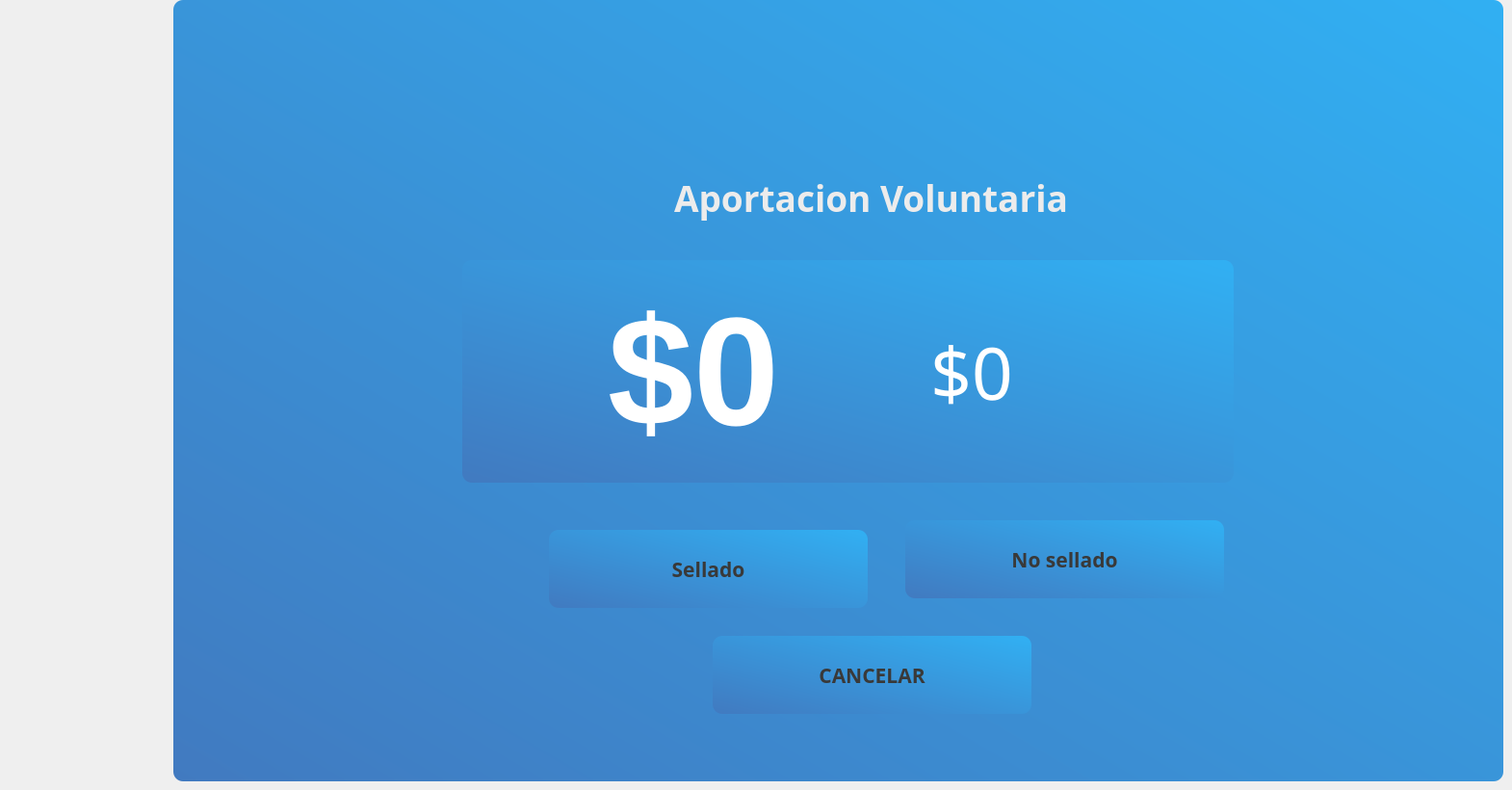
   <widget class="QWidget" name="page_16">
    <widget class="QGroupBox" name="gcobrar_6">
     <property name="geometry">
      <rect>
       <x>180</x>
       <y>0</y>
       <width>1381</width>
       <height>811</height>
      </rect>
     </property>
     <property name="styleSheet">
      <string notr="true">background-color: rgb(128, 128, 128);
background-color:qlineargradient(spread:pad, x1:1, y1:0, x2:0, y2:1, stop:0 rgba(49, 176, 243, 255), stop:1 rgba(65, 122, 192, 255));
border-radius:10%;</string>
     </property>
     <property name="title">
      <string/>
     </property>
     <widget class="QLabel" name="label_104">
      <property name="geometry">
       <rect>
        <x>-29</x>
        <y>-40</y>
        <width>251</width>
        <height>21</height>
       </rect>
      </property>
      <property name="font">
       <font>
        <family>Sans Serif</family>
        <pointsize>16</pointsize>
        <weight>75</weight>
        <italic>false</italic>
        <bold>true</bold>
       </font>
      </property>
      <property name="styleSheet">
       <string notr="true">background-color:transparent;
color:rgb(101, 179, 0)</string>
      </property>
      <property name="text">
       <string/>
      </property>
     </widget>
     <widget class="QWidget" name="layoutWidget_25">
      <property name="geometry">
       <rect>
        <x>300</x>
        <y>270</y>
        <width>801</width>
        <height>231</height>
       </rect>
      </property>
      <layout class="QGridLayout" name="gridLayout_16">
       <item row="0" column="1">
        <spacer name="horizontalSpacer_31">
         <property name="orientation">
          <enum>Qt::Horizontal</enum>
         </property>
         <property name="sizeHint" stdset="0">
          <size>
           <width>40</width>
           <height>20</height>
          </size>
         </property>
        </spacer>
       </item>
       <item row="0" column="5">
        <spacer name="horizontalSpacer_32">
         <property name="orientation">
          <enum>Qt::Horizontal</enum>
         </property>
         <property name="sizeHint" stdset="0">
          <size>
           <width>40</width>
           <height>20</height>
          </size>
         </property>
        </spacer>
       </item>
       <item row="0" column="2" colspan="2">
        <widget class="QLabel" name="valvol">
         <property name="sizePolicy">
          <sizepolicy hsizetype="MinimumExpanding" vsizetype="Preferred">
           <horstretch>0</horstretch>
           <verstretch>0</verstretch>
          </sizepolicy>
         </property>
         <property name="maximumSize">
          <size>
           <width>620</width>
           <height>16777212</height>
          </size>
         </property>
         <property name="font">
          <font>
           <family>Ubuntu</family>
           <pointsize>120</pointsize>
           <weight>75</weight>
           <italic>false</italic>
           <bold>true</bold>
          </font>
         </property>
         <property name="styleSheet">
          <string notr="true">background-color:transparent;
color:rgb(255, 255, 255);
border-radius:40%</string>
         </property>
         <property name="lineWidth">
          <number>3</number>
         </property>
         <property name="text">
          <string>$0</string>
         </property>
        </widget>
       </item>
       <item row="0" column="8">
        <widget class="QLabel" name="label_47">
         <property name="styleSheet">
          <string notr="true">background-color:transparent;</string>
         </property>
         <property name="text">
          <string/>
         </property>
        </widget>
       </item>
       <item row="0" column="6">
        <widget class="QLabel" name="lsegundoCosto">
         <property name="sizePolicy">
          <sizepolicy hsizetype="MinimumExpanding" vsizetype="Preferred">
           <horstretch>0</horstretch>
           <verstretch>0</verstretch>
          </sizepolicy>
         </property>
         <property name="maximumSize">
          <size>
           <width>620</width>
           <height>16777212</height>
          </size>
         </property>
         <property name="font">
          <font>
           <family>Sans</family>
           <pointsize>56</pointsize>
           <weight>50</weight>
           <italic>false</italic>
           <bold>false</bold>
          </font>
         </property>
         <property name="styleSheet">
          <string notr="true">background-color:transparent;
color:rgb(255, 255, 255);
border-radius:40%</string>
         </property>
         <property name="lineWidth">
          <number>3</number>
         </property>
         <property name="text">
          <string>$0</string>
         </property>
        </widget>
       </item>
       <item row="0" column="7">
        <spacer name="horizontalSpacer_33">
         <property name="orientation">
          <enum>Qt::Horizontal</enum>
         </property>
         <property name="sizeHint" stdset="0">
          <size>
           <width>40</width>
           <height>20</height>
          </size>
         </property>
        </spacer>
       </item>
      </layout>
     </widget>
     <widget class="QLabel" name="ltime_26">
      <property name="geometry">
       <rect>
        <x>520</x>
        <y>180</y>
        <width>451</width>
        <height>51</height>
       </rect>
      </property>
      <property name="font">
       <font>
        <family>Droid Sans</family>
        <pointsize>28</pointsize>
        <weight>75</weight>
        <italic>false</italic>
        <bold>true</bold>
       </font>
      </property>
      <property name="styleSheet">
       <string notr="true">background-color:transparent;
color:rgb(236, 236, 236);
</string>
      </property>
      <property name="text">
       <string>Aportacion Voluntaria</string>
      </property>
     </widget>
     <widget class="QPushButton" name="bconfirmaPropina">
      <property name="geometry">
       <rect>
        <x>390</x>
        <y>550</y>
        <width>331</width>
        <height>81</height>
       </rect>
      </property>
      <property name="font">
       <font>
        <family>Ubuntu Mono</family>
        <pointsize>16</pointsize>
        <weight>75</weight>
        <italic>false</italic>
        <bold>true</bold>
        <underline>false</underline>
       </font>
      </property>
      <property name="toolTip">
       <string>Ayuda</string>
      </property>
      <property name="whatsThis">
       <string extracomment="help"/>
      </property>
      <property name="styleSheet">
       <string notr="true">background-color: rgb(128, 128, 128);
background-color:rgb(220, 220, 220);
color:rgb(57, 57, 57);
background-color:qlineargradient(spread:pad, x1:1, y1:0, x2:0, y2:1, stop:0 rgba(49, 176, 243, 255), stop:1 rgba(65, 122, 192, 255));

border-radius:10%;</string>
      </property>
      <property name="text">
       <string>Sellado</string>
      </property>
      <property name="icon">
       <iconset>
        <normaloff>../iconos/tick.png</normaloff>../iconos/tick.png</iconset>
      </property>
      <property name="iconSize">
       <size>
        <width>40</width>
        <height>40</height>
       </size>
      </property>
      <property name="toolTipDuration" stdset="0">
       <number>3</number>
      </property>
     </widget>
     <widget class="QPushButton" name="bsinsello">
      <property name="geometry">
       <rect>
        <x>760</x>
        <y>540</y>
        <width>331</width>
        <height>81</height>
       </rect>
      </property>
      <property name="font">
       <font>
        <family>Ubuntu Mono</family>
        <pointsize>16</pointsize>
        <weight>75</weight>
        <italic>false</italic>
        <bold>true</bold>
        <underline>false</underline>
       </font>
      </property>
      <property name="toolTip">
       <string>Ayuda</string>
      </property>
      <property name="whatsThis">
       <string extracomment="help"/>
      </property>
      <property name="styleSheet">
       <string notr="true">background-color: rgb(128, 128, 128);
background-color:rgb(220, 220, 220);
color:rgb(57, 57, 57);
background-color:qlineargradient(spread:pad, x1:1, y1:0, x2:0, y2:1, stop:0 rgba(49, 176, 243, 255), stop:1 rgba(65, 122, 192, 255));

border-radius:10%;</string>
      </property>
      <property name="text">
       <string>No sellado</string>
      </property>
      <property name="icon">
       <iconset>
        <normaloff>../iconos/tick.png</normaloff>../iconos/tick.png</iconset>
      </property>
      <property name="iconSize">
       <size>
        <width>40</width>
        <height>40</height>
       </size>
      </property>
      <property name="toolTipDuration" stdset="0">
       <number>3</number>
      </property>
     </widget>
     <widget class="QPushButton" name="bcancelar_8">
      <property name="geometry">
       <rect>
        <x>560</x>
        <y>660</y>
        <width>331</width>
        <height>81</height>
       </rect>
      </property>
      <property name="font">
       <font>
        <family>Ubuntu Mono</family>
        <pointsize>16</pointsize>
        <weight>75</weight>
        <italic>false</italic>
        <bold>true</bold>
        <underline>false</underline>
       </font>
      </property>
      <property name="toolTip">
       <string>Ayuda</string>
      </property>
      <property name="whatsThis">
       <string extracomment="help"/>
      </property>
      <property name="styleSheet">
       <string notr="true">background-color: rgb(128, 128, 128);
background-color:rgb(220, 220, 220);
color:rgb(57, 57, 57);
background-color:qlineargradient(spread:pad, x1:1, y1:0, x2:0, y2:1, stop:0 rgba(49, 176, 243, 255), stop:1 rgba(65, 122, 192, 255));

border-radius:10%;</string>
      </property>
      <property name="text">
       <string>CANCELAR</string>
      </property>
      <property name="icon">
       <iconset>
        <normaloff>../iconos/cancel.png</normaloff>../iconos/cancel.png</iconset>
      </property>
      <property name="iconSize">
       <size>
        <width>40</width>
        <height>40</height>
       </size>
      </property>
      <property name="toolTipDuration" stdset="0">
       <number>3</number>
      </property>
     </widget>
    </widget>
   </widget>
